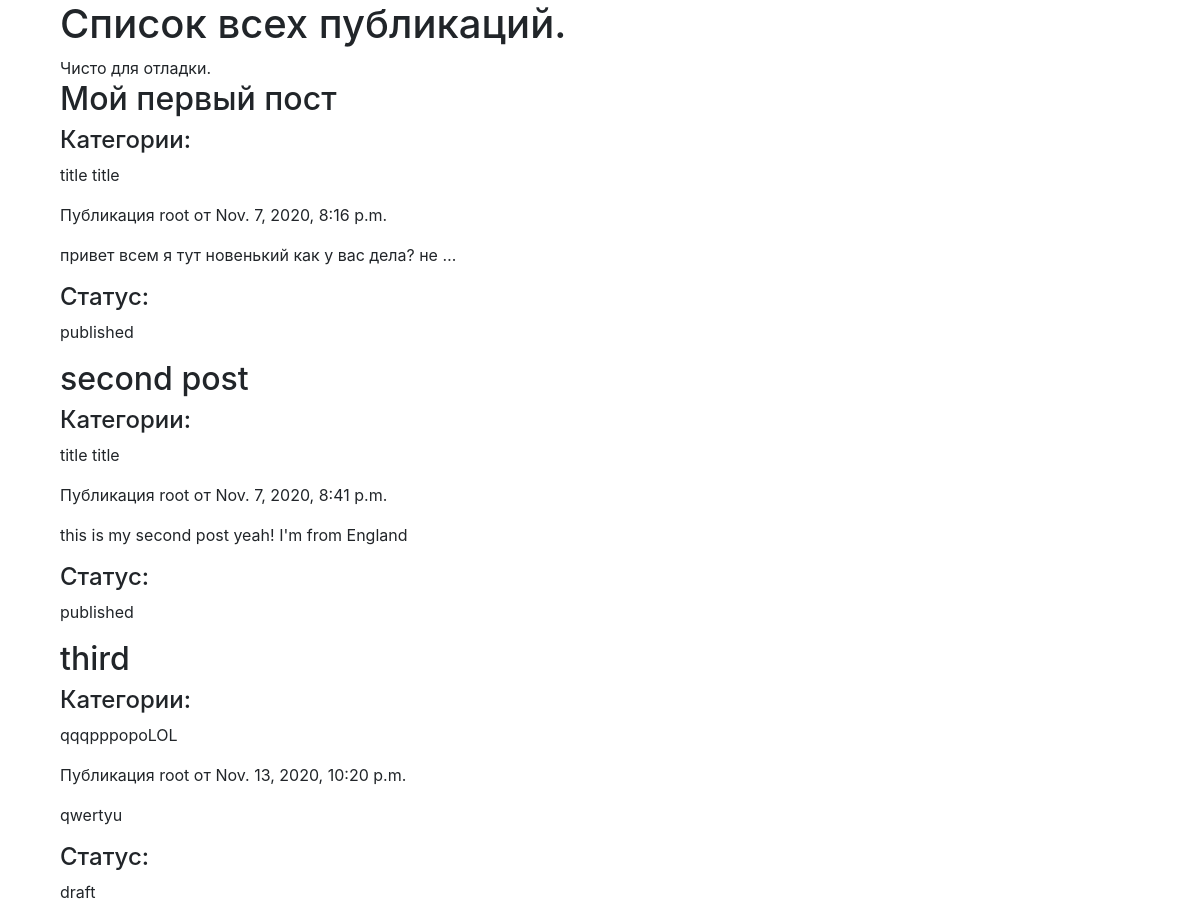
The page / on the database its author committed.
### blog/apps/posts/models.py (models this page shows, shortened)
class Post(models.Model):
    STATUS_CHOICES = (
        ('draft', 'Черновик'),
        ('published', 'Опубликован'),
    )
    title = models.CharField(max_length=250)
    slug = models.SlugField(max_length=250, unique_for_date='when_published')
    author = models.ForeignKey(User, on_delete=models.CASCADE, related_name='blog_posts')
    body = models.TextField()
    when_published = models.DateTimeField(default=timezone.now)
    created = models.DateTimeField(auto_now_add=True)
    updated = models.DateTimeField(auto_now = True)
    status = models.CharField(max_length=10, choices=STATUS_CHOICES, default='draft')
    category = models.ForeignKey(Category, related_name='posts', null=True, blank=True, on_delete=models.SET_NULL)

class Category(models.Model):
    slug = models.CharField(max_length=32)
    title = models.CharField(max_length=32)

### blog/apps/posts/views.py (the view)
# urls.py: path('', views.PostsListView.as_view()),
class PostsListView(ListView):
    model = Post
    context_object_name = 'posts'
    template_name = 'posts/posts.html'

### blog/templates/posts/posts.html (shortened to what this page needs)
{% extends "base.html" %}
{% block content %}
<article>
	<header>
		<h1>Список всех публикаций.</h1>
		<aside>Чисто для отладки.</aside>
	</header>
    {% for pub in posts %}
		<h2>{{ pub.title }}</h2>
		{% if pub.category.title %}
		<h4>Категории:</h4>
		  <p>
		  	  {{ pub.category.title }}
		  </p>
		{% endif %}
        <p>
            Публикация {{ pub.author }} от {{ pub.when_published }}
        </p>
		{{ pub.body|truncatewords:10|linebreaks }}
		<h4>
			Статус:
		</h4>
		<p>{{ pub.status }}</p>
    {% empty %}
        <h2>Публикаций нет</h2>
        <p>Чтобы добавить что-то в список, зайдите в админку и добавьте их оттуда.</p>
    {% endfor %}
</article>
{% endblock content %}

### blog/templates/base.html (shortened to what this page needs)
{% load static %}
{% load static %}
<!DOCTYPE html>
<html lang="en">
<head>
    <link rel="stylesheet" href="https://maxcdn.bootstrapcdn.com/bootstrap/4.0.0/css/bootstrap.min.css">
    <link rel="stylesheet" href="https://use.fontawesome.com/releases/v5.7.0/css/all.css">
</head>
<body>
  <div class="container">
        <div class="col-8">
            {% block content %}{% endblock content %}
        </div>
    </div>
</body>
</html>

### rows shown on the page
Post: title "Мой первый пост", category "title title", author "root", when_published "Nov. 7, 2020, 8:16 p.m.", body "привет всем я тут новенький как у вас дела? не …", status "published"
Post: title "second post", category "title title", author "root", when_published "Nov. 7, 2020, 8:41 p.m.", body "this is my second post yeah! I'm from England", status "published"
Post: title "third", category "qqqpppopoLOL", author "root", when_published "Nov. 13, 2020, 10:20 p.m.", body "qwertyu", status "draft"
